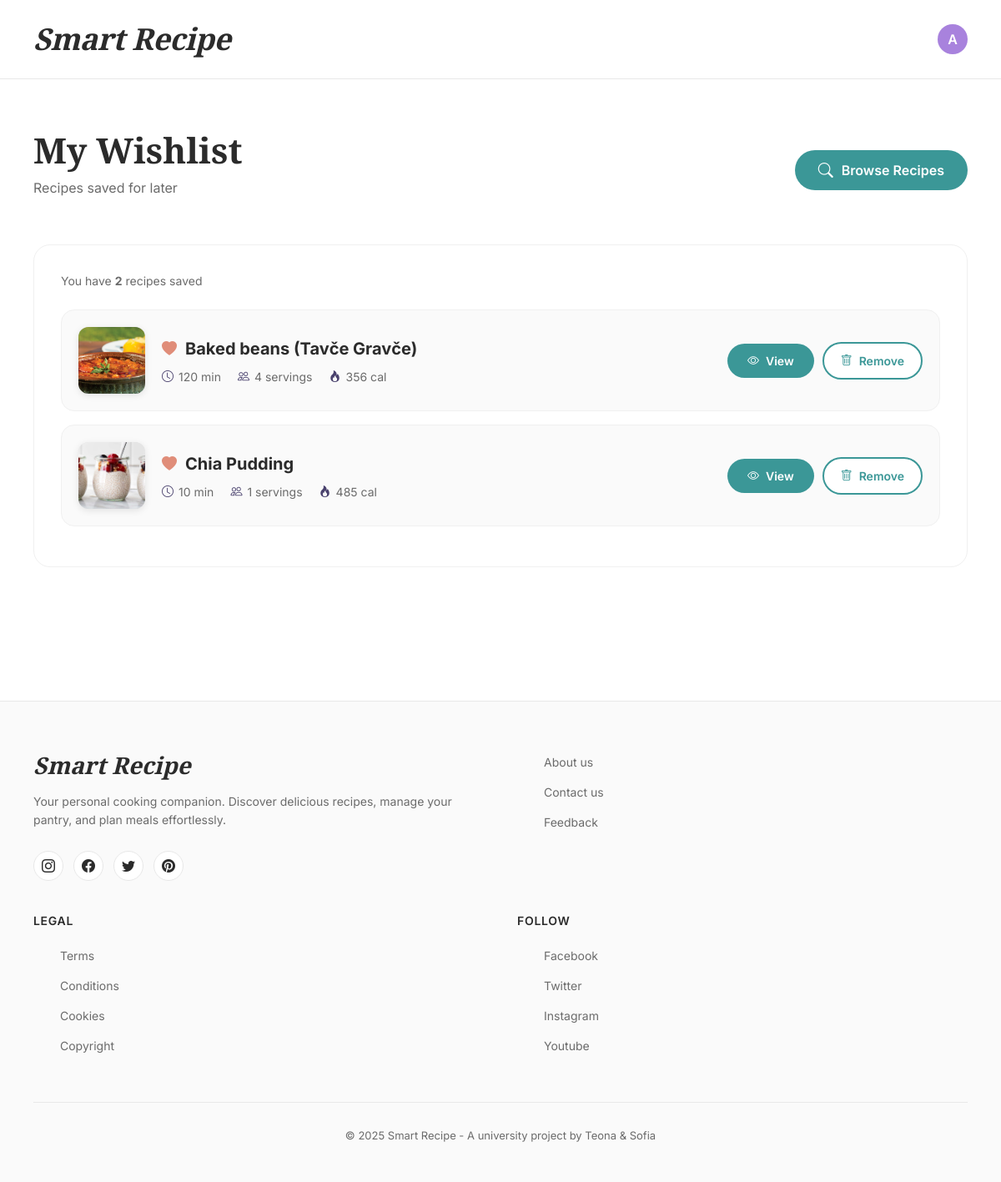
/wishlist/ (signed in), run on an earlier commit of the app's database.
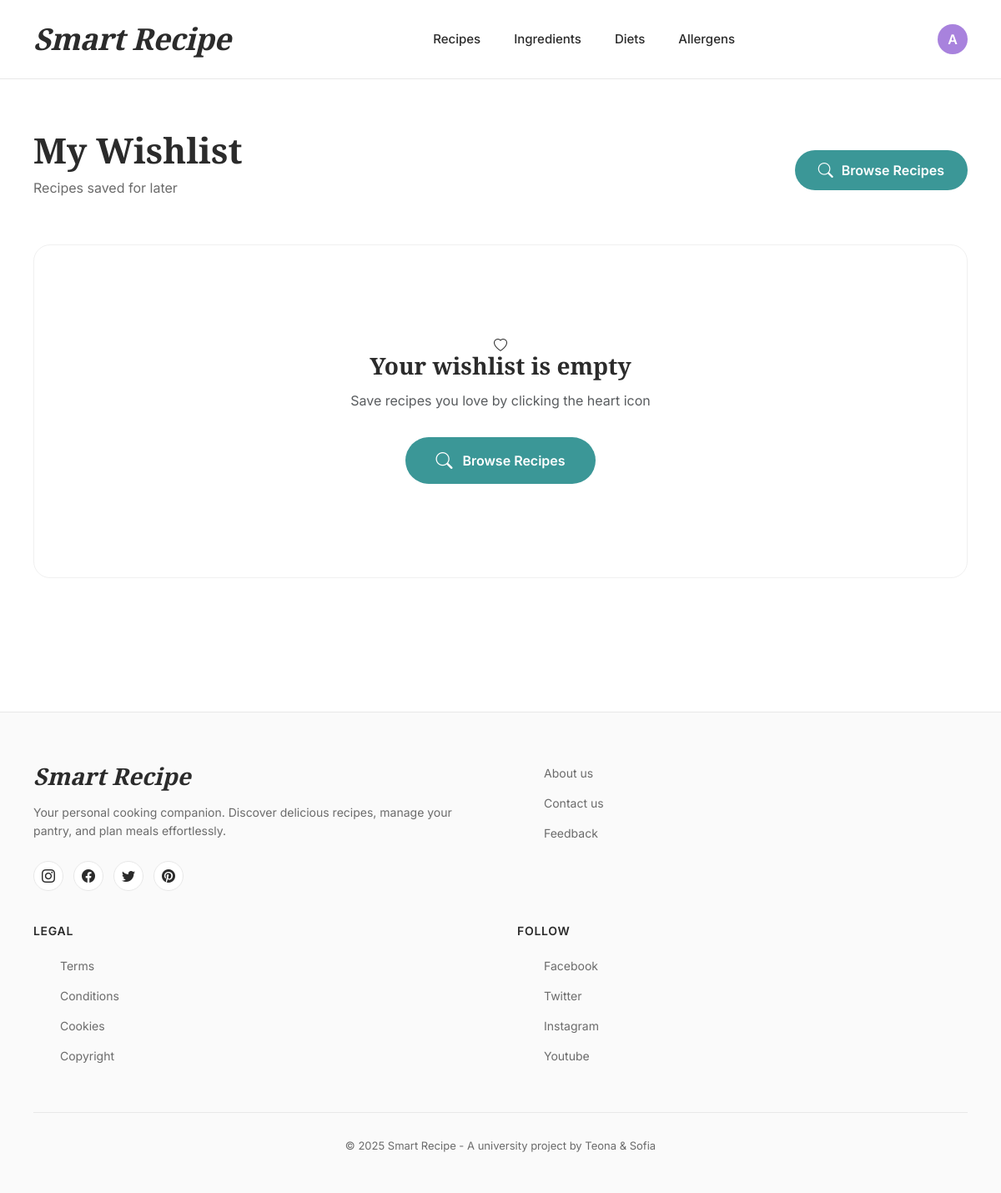
And on a later commit of the database.
### smart_recipe_app/models.py (models this page shows, shortened)
class Recipe(models.Model):
    name = models.CharField(max_length=200)
    description = models.TextField(blank=True)
    no_of_servings = models.PositiveIntegerField(default=1)
    preparation_time = models.PositiveIntegerField(help_text="Minutes")
    image = models.ImageField(upload_to='recipes/', blank=True, null=True)
    ingredients = models.ManyToManyField(Ingredient, through='RecipeIngredientRelation', related_name='recipes')  # ingredient.recipes.all()
    @property
    def total_calories(self):
        return sum(ingredient_per_recipe.calories for ingredient_per_recipe in self.recipe_ingredients.all())
    @property
    def calories_per_serving(self):
        if self.no_of_servings:
            return self.total_calories / self.no_of_servings
        return None

class RecipeIngredientRelation(models.Model):
    recipe = models.ForeignKey(Recipe, on_delete=models.CASCADE, related_name='recipe_ingredients')  # recipe.recipe_ingredients.all()
    ingredient = models.ForeignKey(Ingredient, on_delete=models.CASCADE, related_name='ingredient_recipes')  # ingredients.ingredient_recipes.all()
    quantity = models.FloatField(validators=[MinValueValidator(0.000001)], help_text="Amount in ingredient.base_unit (e.g., 200 g, 2 piece)")    # how many of the base_units (like 4 bananas)
    class Meta:
        unique_together = ('recipe', 'ingredient')
    @property
    def calories(self):
        return self.quantity * self.ingredient.calories_per_one_unit

class Ingredient(models.Model):
    UNIT_CHOICES = [
        ('g', 'grams (g)'),
        ('ml', 'milliliters (ml)'),
        ('pcs', 'pieces'),
        ('tsp', 'teaspoon'),
        ('tbsp', 'tablespoon'),
        ('cup', 'cup'),
    ]
    name = models.CharField(max_length=100, unique=True)
    base_unit = models.CharField(max_length=20, choices=UNIT_CHOICES,
                                 help_text="Mass units like kilograms (kg), grams (g), liters (l) and etc.")
    base_amount = models.FloatField(validators=[MinValueValidator(0.000001)], help_text="Amount of base_unit used for calorie calculation (e.g. 100 g, 100 ml, 1 piece)")
    calories_per_base_amount = models.FloatField(validators=[MinValueValidator(0)], help_text="Calories for the base amount (e.g. kcal per 100 g)")
    allergens = models.ManyToManyField(Allergen, blank=True, related_name='ingredients')  # allergen.ingredients.all()
    diets = models.ManyToManyField(Diet, through='IngredientDietRelation', related_name='ingredients')  # diet.ingredients.all()
    @property
    def calories_per_one_unit(self):
        return self.calories_per_base_amount / self.base_amount

### smart_recipe_app/views.py (the view, shortened to what this page needs)
# urls.py: path('wishlist/', views.wishlist_view, name='wishlist'),
@login_required
def wishlist_view(request):
    wishlist, _ = Wishlist.objects.get_or_create(user=request.user)
    wishlist_recipes = wishlist.recipes.all().order_by("name")
    all_recipes = Recipe.objects.all().order_by("name")
    wishlist_recipe_ids = set(wishlist_recipes.values_list("id", flat=True))
    return render(request, "wishlist/wishlist.html", {
        "wishlist": wishlist,
        "wishlist_recipes": wishlist_recipes,
        "all_recipes": all_recipes,
        "wishlist_recipe_ids": wishlist_recipe_ids,
    })

### smart_recipe_app/templatetags/helpers.py (called while the page is built)
@register.filter
def has_group(user, group_name):
    return user.is_authenticated and user.groups.filter(name=group_name).exists()

### smart_recipe_app/templates/wishlist/wishlist.html (shortened to what this page needs)
{% extends "common/base.html" %}
{% block content %}
<div class="wishlist-container">
    <div class="page-header">
        <div class="d-flex justify-content-between align-items-center flex-wrap gap-3">
            <div>
                <h1 class="page-title">My Wishlist</h1>
                <p class="page-subtitle">Recipes saved for later</p>
            </div>
            <a href="{% url 'recipe_list' %}" class="btn-browse">
                <i class="bi bi-search"></i>
                Browse Recipes
            </a>
        </div>
    </div>
    <div class="wishlist-card">
        {% if wishlist_recipes %}
            <p style="color: var(--text-muted); font-size: 14px; margin-bottom: 8px;">
                You have <strong>{{ wishlist_recipes|length }}</strong> recipe{{ wishlist_recipes|length|pluralize }} saved
            </p>
            <ul class="wishlist-list">
                {% for recipe in wishlist_recipes %}
                <li class="wishlist-item" data-recipe-id="{{ recipe.id }}">
                    <div class="wishlist-left">
                        {% if recipe.image %}
                        <img src="{{ recipe.image.url }}" alt="{{ recipe.name }}" class="wishlist-thumb">
                        {% else %}
                        <div class="wishlist-thumb-placeholder">
                            <i class="bi bi-image" style="font-size: 32px; opacity: 0.3;"></i>
                        </div>
                        {% endif %}
                        <div class="wishlist-info">
                            <div class="wishlist-title">
                                <i class="bi bi-heart-fill wishlist-heart"></i>
                                {{ recipe.name }}
                            </div>
                            <div class="wishlist-meta">
                                <div class="meta-item">
                                    <i class="bi bi-clock"></i>
                                    <span>{{ recipe.preparation_time }} min</span>
                                </div>
                                <div class="meta-item">
                                    <i class="bi bi-people"></i>
                                    <span>{{ recipe.no_of_servings }} servings</span>
                                </div>
                                <div class="meta-item">
                                    <i class="bi bi-fire"></i>
                                    <span>
                                        {% if recipe.calories_per_serving %}
                                        {{ recipe.calories_per_serving|floatformat:0 }} cal
                                        {% else %}
                                        -
                                        {% endif %}
                                    </span>
                                </div>
                            </div>
                        </div>
                    </div>
                    <div class="wishlist-actions">
                        <a href="{% url 'recipe_detail' recipe.id %}" class="btn-view-wishlist">
                            <i class="bi bi-eye"></i>
                            View
                        </a>
                        <button type="button"
                                class="btn-remove-wishlist"
                                onclick="removeFromWishlist({{ recipe.id }}, '{{ recipe.name|escapejs }}', this)"
                                title="Remove from wishlist">
                            <i class="bi bi-trash"></i>
                            Remove
                        </button>
                    </div>
                </li>
                {% endfor %}
            </ul>
        {% else %}
            <div class="empty-state">
                <i class="bi bi-heart"></i>
                <h3>Your wishlist is empty</h3>
                <p class="text-muted">Save recipes you love by clicking the heart icon</p>
                <a href="{% url 'recipe_list' %}" class="btn-browse-empty mt-3">
                    <i class="bi bi-search"></i>
                    Browse Recipes
                </a>
            </div>
        {% endif %}
    </div>
</div>
{% endblock %}

### smart_recipe_app/templates/common/base.html (shortened to what this page needs)
{% load static %}
{% load helpers %}
<html lang="en">
<head>
    <link href="https://cdn.jsdelivr.net/npm/bootstrap@5.3.2/dist/css/bootstrap.min.css" rel="stylesheet">
    <link rel="stylesheet" href="https://cdn.jsdelivr.net/npm/bootstrap-icons@1.11.1/font/bootstrap-icons.css">
</head>
<body>
    <header class="clean-header">
        <div class="header-container">
            <a href="{% url 'index' %}" class="logo-text">Smart Recipe</a>
        {% if user.is_authenticated %}
            <nav class="header-nav">
                {% if user|has_group:"Admin" %}
                    <a href="{% url 'recipe_list' %}" class="nav-link">Recipes</a>
                    <a href="{% url 'ingredient_list' %}" class="nav-link">Ingredients</a>
                    <a href="{% url 'diet_list' %}" class="nav-link">Diets</a>
                    <a href="{% url 'allergen_list' %}" class="nav-link">Allergens</a>
                {% endif %}
            </nav>
            <div class="header-actions">
                <div class="dropdown user-menu">
                    <button class="user-btn dropdown-toggle" type="button" data-bs-toggle="dropdown" aria-expanded="false">
                        <div class="user-avatar">
                            {{ user.username|first|upper }}
                        </div>
                    </button>
                </div>
            </div>
            {% else %}
            <div class="header-actions">
                <a href="{% url 'login' %}" class="nav-link">Login</a>
            </div>
            {% endif %}
        </div>
    </header>
    <main>
        {% block content %}{% endblock %}
    </main>
    <footer class="clean-footer">
        <div class="footer-container">
            <div class="footer-content">
                <div class="footer-brand">
                    <h3>Smart Recipe</h3>
                    <p>Your personal cooking companion. Discover delicious recipes, manage your pantry, and plan meals effortlessly.</p>
                    <div class="social-links">
                        <a href="#" class="social-link" aria-label="Instagram">
                            <i class="bi bi-instagram"></i>
                        </a>
                        <a href="#" class="social-link" aria-label="Facebook">
                            <i class="bi bi-facebook"></i>
                        </a>
                        <a href="#" class="social-link" aria-label="Twitter">
                            <i class="bi bi-twitter"></i>
                        </a>
                        <a href="#" class="social-link" aria-label="Pinterest">
                            <i class="bi bi-pinterest"></i>
                        </a>
                    </div>
                </div>
                <div class="footer-section">
                    <ul class="footer-links">
                        <li><a href="#">About us</a></li>
                        <li><a href="#">Contact us</a></li>
                        <li><a href="#">Feedback</a></li>
                    </ul>
                </div>
                <div class="footer-section">
                    <h4>Legal</h4>
                    <ul class="footer-links">
                        <li><a href="#">Terms</a></li>
                        <li><a href="#">Conditions</a></li>
                        <li><a href="#">Cookies</a></li>
                        <li><a href="#">Copyright</a></li>
                    </ul>
                </div>
                <div class="footer-section">
                    <h4>Follow</h4>
                    <ul class="footer-links">
                        <li><a href="#">Facebook</a></li>
                        <li><a href="#">Twitter</a></li>
                        <li><a href="#">Instagram</a></li>
                        <li><a href="#">Youtube</a></li>
                    </ul>
                </div>
            </div>
            <div class="footer-bottom">
                <p>&copy; 2025 Smart Recipe - A university project by Teona & Sofia</p>
            </div>
        </div>
    </footer>
</body>
</html>

### smart_recipe_app/templates/common/base.html (style rules this page uses)
:root { --vintage-grape: #49416D; --bright-lavender: #A882DD; --sweet-salmon: #E08D79; --honeydew: #E0EFDE; --icy-aqua: #B3F2DD; --text-dark: #2b2b2b; --text-muted: #6b6b6b; }
* { margin: 0; padding: 0; box-sizing: border-box; }
body { font-family: 'Inter', -apple-system, BlinkMacSystemFont, sans-serif; color: var(--text-dark); background-color: #ffffff; min-height: 100vh; display: flex; flex-direction: column; }
.clean-header { background: white; border-bottom: 1px solid #e8e8e8; position: sticky; top: 0; z-index: 1000; padding: 20px 0; }
.header-container { max-width: 1400px; margin: 0 auto; padding: 0 40px; display: flex; align-items: center; justify-content: space-between; }
.logo-text { font-family: 'Playfair Display', serif; font-size: 36px; font-weight: 900; font-style: italic; color: var(--text-dark); text-decoration: none; letter-spacing: -0.5px; transition: color 0.3s ease; }
.header-nav { display: flex; align-items: center; gap: 40px; }
.nav-link { color: var(--text-dark); text-decoration: none; font-weight: 500; font-size: 15px; transition: color 0.3s ease; }
.header-actions { display: flex; align-items: center; gap: 25px; }
.user-btn.dropdown-toggle::after { display: none; }
.user-btn { background: transparent; border: none; padding: 0; cursor: pointer; }
.user-avatar { width: 36px; height: 36px; background: var(--bright-lavender); border-radius: 50%; display: flex; align-items: center; justify-content: center; color: white; font-weight: 600; transition: transform 0.3s ease; }
main { flex: 1; }
.clean-footer { background: #fafafa; border-top: 1px solid #e8e8e8; padding: 60px 0 30px; margin-top: 80px; }
.footer-container { max-width: 1400px; margin: 0 auto; padding: 0 40px; }
.footer-content { display: grid; grid-template-columns: 2fr 1fr 1fr 1fr; gap: 60px; margin-bottom: 40px; }
.footer-brand h3 { font-family: 'Playfair Display', serif; font-size: 28px; font-weight: 900; font-style: italic; margin-bottom: 15px; color: var(--text-dark); }
.footer-brand p { color: var(--text-muted); line-height: 1.6; margin-bottom: 25px; font-size: 14px; }
.social-links { display: flex; gap: 12px; }
.social-link { width: 36px; height: 36px; background: white; border: 1px solid #e8e8e8; border-radius: 50%; display: flex; align-items: center; justify-content: center; color: var(--text-dark); text-decoration: none; transition: all 0.3s ease; }
.footer-section h4 { font-weight: 600; margin-bottom: 20px; font-size: 14px; text-transform: uppercase; letter-spacing: 0.05em; color: var(--text-dark); }
.footer-links { list-style: none; }
.footer-links li { margin-bottom: 12px; }
.footer-links a { color: var(--text-muted); text-decoration: none; font-size: 14px; transition: all 0.3s ease; }
.footer-bottom { border-top: 1px solid #e8e8e8; padding-top: 30px; text-align: center; font-size: 13px; color: var(--text-muted); }
@media (max-width: 1200px) { .footer-content { grid-template-columns: 1fr 1fr; gap: 40px; } }

### smart_recipe_app/templates/wishlist/wishlist.html (style rules this page uses)
.wishlist-container { max-width: 1200px; margin: 60px auto 80px; padding: 0 40px; }
.page-header { margin-bottom: 40px; }
.page-title { font-family: 'Playfair Display', serif; font-size: 42px; font-weight: 900; color: var(--text-dark); margin-bottom: 8px; }
.page-subtitle { font-size: 16px; color: var(--text-muted); }
.wishlist-card { background: white; border: 1px solid #f0f0f0; border-radius: 20px; padding: 32px; }
.btn-browse { background: #3B9797; color: white; border: none; padding: 12px 28px; border-radius: 50px; font-weight: 600; text-decoration: none; transition: all 0.3s ease; display: inline-flex; align-items: center; gap: 10px; }
.btn-browse i { font-size: 18px; }
.empty-state { text-align: center; padding: 80px 40px; }
.empty-state h3 { font-family: 'Playfair Display', serif; font-size: 28px; font-weight: 900; margin-bottom: 12px; }
.btn-browse-empty { background: #3B9797; color: white; border: none; padding: 16px 36px; border-radius: 50px; font-weight: 600; font-size: 16px; text-decoration: none; transition: all 0.3s ease; display: inline-flex; align-items: center; gap: 12px; }
.btn-browse-empty i { font-size: 20px; }

What changed in the data, as far as the page shows it:
removed Recipe: image (picture), name "Baked beans (Tavče Gravče)", preparation_time "120", no_of_servings "4", calories_per_serving "356"
removed Recipe: image (picture), name "Chia Pudding", preparation_time "10", no_of_servings "1", calories_per_serving "485"
Also different on the page:
{{ wishlist_recipes|length }}: "2" → (not shown)
text no longer shown: "You have recipe saved"
text now shown: "Recipes Ingredients Diets Allergens Your wishlist is empty Save recipes you love by clicking the heart icon Browse Recipes"
